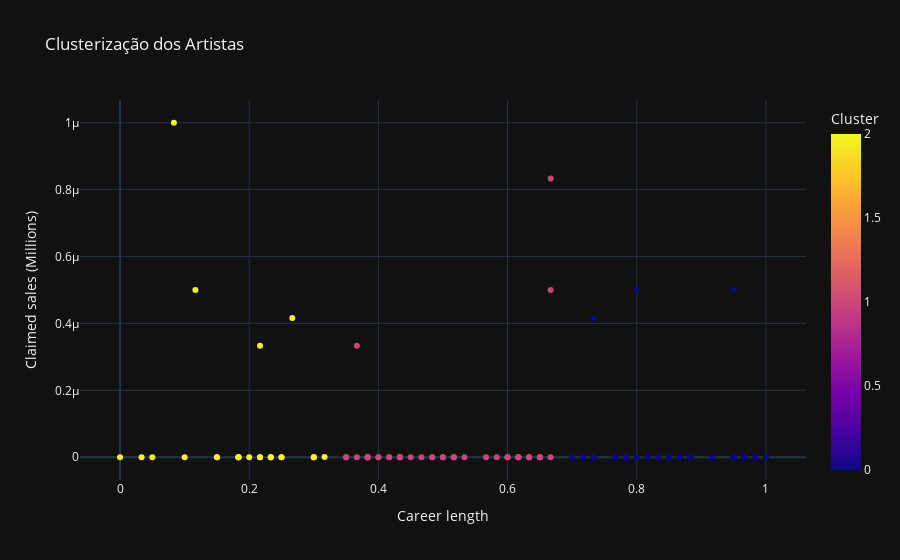

The notebook cell this image was saved under:
### Markdown cell above
## Clusterização (K-Means):

Agrupamento dos artistas em clusters com base nas vendas e duração da carreira para identificar perfis semelhantes.

### Code cell
from sklearn.cluster import KMeans

kmeans = KMeans(n_clusters=3, random_state=42)
df_clean['Cluster'] = kmeans.fit_predict(df_clean[['Career length', 'Claimed sales (Millions)']])
fig = px.scatter(df_clean, x='Career length', y='Claimed sales (Millions)', color='Cluster', title='Clusterização dos Artistas')
fig.show()
